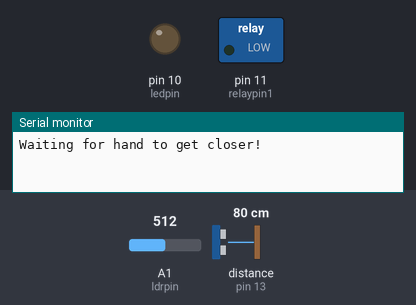
A sketch run on a simulated Arduino Uno, built with avr-gcc and run on an emulated ATmega328P. Shown: switched loads named in the sketch (green lamp = pin HIGH), output pins drawn as LEDs (lit = HIGH), the last lines printed to the serial monitor. Wiring (inferred from the names in the program): ultrasonic range finder: trigger pin 12; echo pin 13. The test bench sets the inputs (shaded band); at power-on: A1 (ldrpin) = 512, distance to the obstacle (sensor on pin 13) 80 cm. The echo pulse lasts 58.3 µs per cm; pins used as bus, display or sensor lines are not drawn.

Above: at 3.2 s.
3.3 s: A1 (ldrpin) set to 164
4.8 s: A1 (ldrpin) set to 134
At 5.4 s:
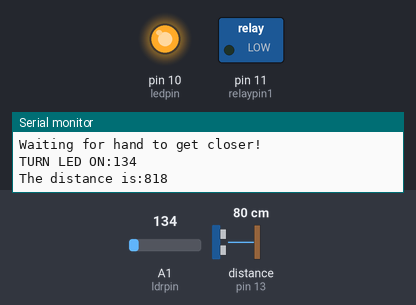
Timing chart, 0 to 7.8 s (numbered marks = the images above; inputs shaded):
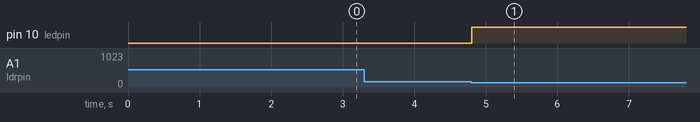

The sketch:

take_6_states.ino
```cpp
//constants
const int trigpin=12;//define the input pin of trig 10
const int echopin=13;//define input of echo 11
const int ledpin=10;//define the led input pin 12
const int ldrpin=A1;//define ldr input pin A0
const int relaypin1=11;//define realay input pin 9
const int maximum_distance=4;//set the threshold distance of the ultrasonic sensor to turn led on or off

//variables
long duration;
int distance;
int oldledstate = LOW;
int relaystate = HIGH;
int currentledstate=LOW;
int ledpinstate=LOW;

void setup() {
  Serial.begin(9600);//initialise the serial port
  pinMode(relaypin1,OUTPUT);//set pin to output mode
  pinMode(trigpin,OUTPUT);//set pin to output mode
  pinMode(echopin,INPUT);//set pin to input mode
  pinMode(ledpin,OUTPUT);//set pin to output mode
  pinMode(ldrpin,INPUT);//set pin to input mode
  Serial.begin(9600);
  delay(2000);
  Serial.println("Waiting for hand to get closer!");
}

void loop() {

  read_sensor();
  int ldrstatus = analogRead(ldrpin);//read status of the ldr
  distance= read_sensor;

   if((distance<maximum_distance)||(ldrstatus<150))
   {
    oldledstate=1;
     }
      else oldledstate=0;

void read_sensor();
    {
      if(oldledstate!=currentledstate)
      {
        if (oldledstate==1)
        {
          if (ledpinstate==1)
          {
            ledpinstate=0;
            digitalWrite(ledpin, ledpinstate);
            digitalWrite(relaypin1, HIGH);
            Serial.print("TURN LED OFF:");//print value to serial monitor
            Serial.println(ldrstatus);
            Serial.print("The distance is:");//print value to serial monitor
            Serial.println(distance);
            delay(500);
            }
            else
              ledpinstate=1;
              digitalWrite(ledpin, ledpinstate);
              digitalWrite(relaypin1, LOW);
              Serial.print("TURN LED ON:");//print value to serial monitor
              Serial.println(ldrstatus);
              Serial.print("The distance is:");//print value to serial monitor
              Serial.println(distance);
              delay(500);
          }
          currentledstate = oldledstate ;
      }
   }
}

void read_sensor() {
  digitalWrite(trigpin, HIGH);
  delayMicroseconds(20);//generate 20 microseconds pulse to trigpin this will tell the sensor to send out the echo pulse
  digitalWrite(trigpin, LOW);
  //measure duration of pulse from ECHO pin
  duration = pulseIn(echopin,HIGH);
  //calculatin the distance in cm
  //distance=speed*duration per cycle
  //speed=340m/s=0.034cm/ms
  distance = (0.017 *duration);//per cycle
  }
```

Measured:
- the behaviour switches between 150 and 149 on A1 (ldrpin) (found by bisection; images 0 and 1)
- after the input at 3.3 s, every drawn part: stays the same
- after the input at 4.8 s, pin 10 (ledpin): LOW → HIGH at once
